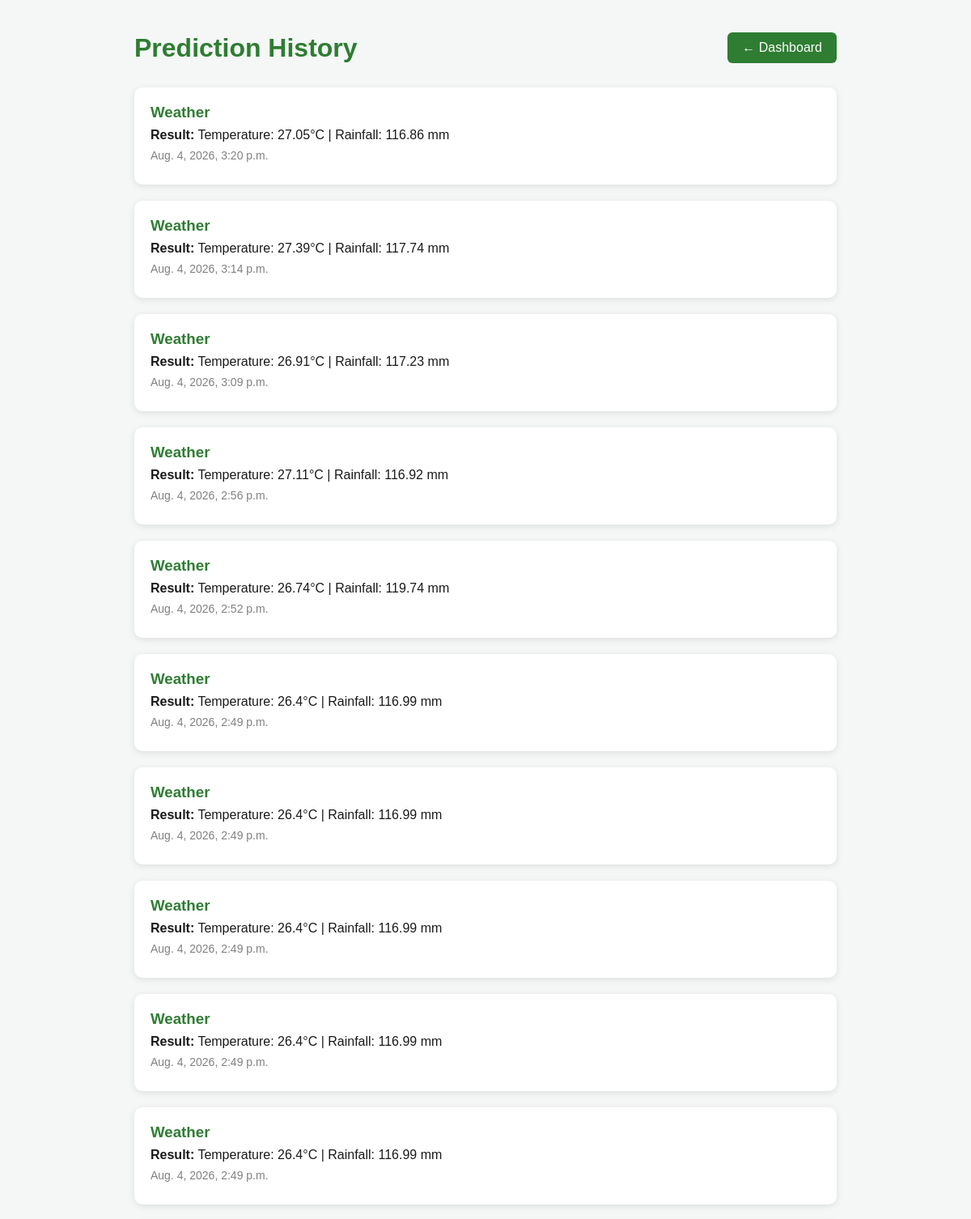
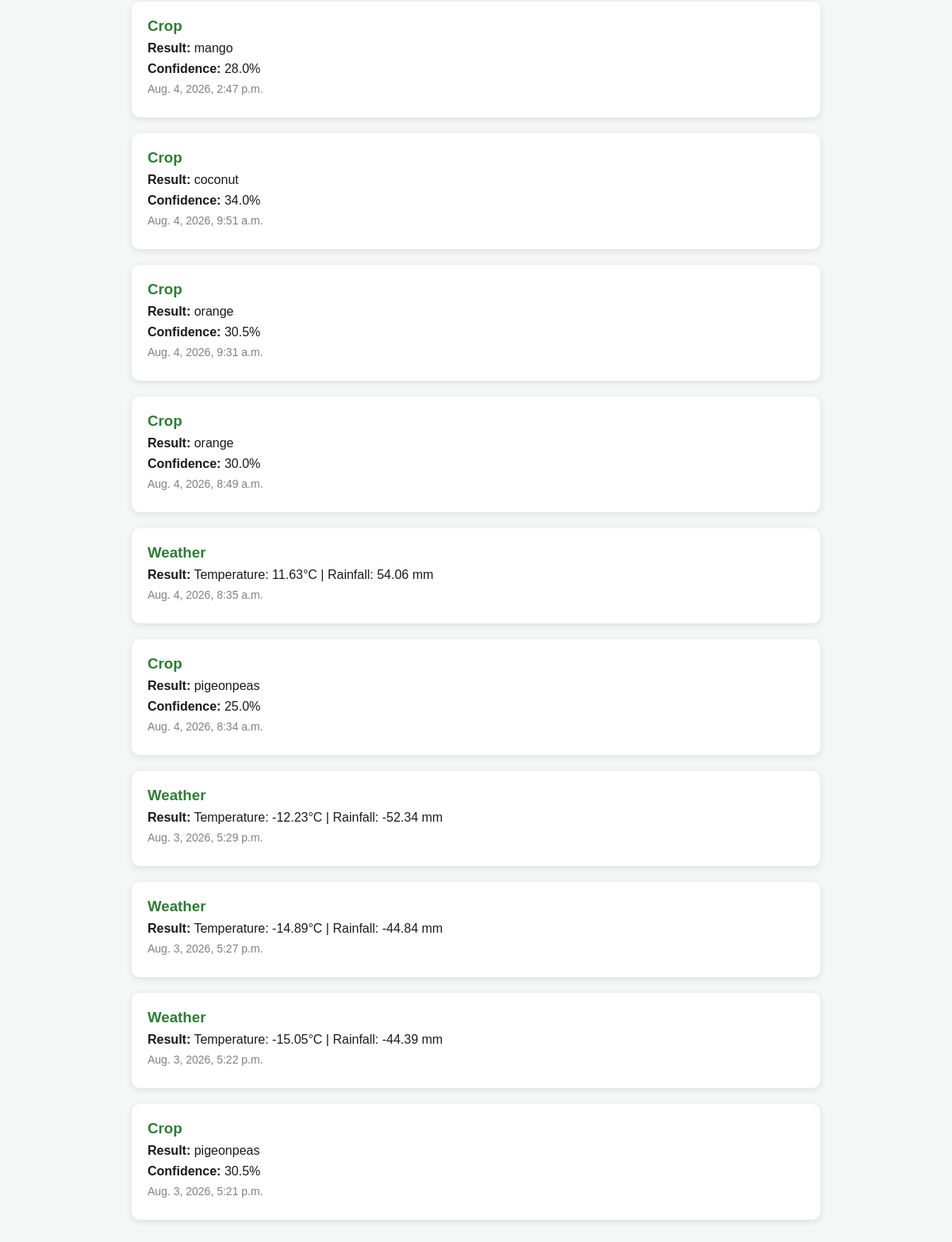
Page /dashboard/history/ (signed in) on the committed database (2 pictures, top to bottom).
### prediction/models.py (models this page shows, shortened)
class PredictionHistory(models.Model):
    PREDICTION_TYPES = [
        ("crop", "Crop"),
        ("weather", "Weather"),
    ]
    farmer = models.ForeignKey(
        Farmer,
        on_delete=models.CASCADE,
        related_name="predictions",
    )
    prediction_type = models.CharField(
        max_length=20,
        choices=PREDICTION_TYPES,
    )
    result = models.TextField()
    confidence = models.FloatField(
        null=True,
        blank=True,
    )
    created_at = models.DateTimeField(
        auto_now_add=True,
    )

### dashboard/views.py (the view)
# urls.py: path("history/", views.prediction_history, name="prediction_history"),
@login_required
def prediction_history(request):
    history = PredictionHistory.objects.filter(
        farmer=request.user.farmer
    ).order_by("-created_at")
    return render(
        request,
        "prediction_history.html",
        {
            "history": history,
        },
    )

### templates/prediction_history.html (shortened to what this page needs)
<!DOCTYPE html>
<html lang="en">
<head>
    {% load static %}
    <link rel="stylesheet" href="{% static 'css/style.css' %}">
</head>
<body>
<div class="container">
    <div class="header">
        <h1>Prediction History</h1>
        <a href="/dashboard/" class="back-btn">
            ← Dashboard
        </a>
    </div>
    {% if history %}
        {% for item in history %}
            <div class="history-card">
                <h3>{{ item.get_prediction_type_display }}</h3>
                <p><strong>Result:</strong> {{ item.result }}</p>
                {% if item.confidence %}
                    <p><strong>Confidence:</strong> {{ item.confidence }}%</p>
                {% endif %}
                <p class="date">
                    {{ item.created_at }}
                </p>
            </div>
        {% endfor %}
    {% endif %}
</div>
</body>
</html>

### static/css/style.css (style rules this page uses)
* { margin: 0; padding: 0; box-sizing: border-box; }
body { font-family: 'Segoe UI', sans-serif; background: linear-gradient(135deg, #e8f5e9 0%, #f1f8e9 25%, #e0f2f1 50%, #f9fbe7 75%, #e8f5e9 100%); background-attachment: fixed; color: #1a1a1a; min-height: 100vh; }
.container { max-width: 1100px; margin: 2rem auto; padding: 0 1rem; }

### templates/prediction_history.html (style rules this page uses)
body { background:#f4f7f6; font-family:Arial,Helvetica,sans-serif; margin:0; }
.container { width:90%; max-width:900px; margin:40px auto; }
.header { display:flex; justify-content:space-between; align-items:center; margin-bottom:30px; }
.header h1 { color:#2e7d32; margin:0; }
.back-btn { text-decoration:none; background:#2e7d32; color:white; padding:10px 18px; border-radius:6px; }
.history-card { background:white; padding:20px; margin-bottom:20px; border-radius:10px; box-shadow:0 2px 8px rgba(0,0,0,.1); }
.history-card h3 { margin:0; color:#2e7d32; }
.history-card p { margin:8px 0; }
.date { color:gray; font-size:14px; }

### rows in the picture
PredictionHistory: prediction_type "Weather", result "Temperature: 27.05°C | Rainfall: 116.86 mm", created_at "Aug. 4, 2026, 3:20 p.m."
PredictionHistory: prediction_type "Weather", result "Temperature: 27.39°C | Rainfall: 117.74 mm", created_at "Aug. 4, 2026, 3:14 p.m."
PredictionHistory: prediction_type "Weather", result "Temperature: 26.91°C | Rainfall: 117.23 mm", created_at "Aug. 4, 2026, 3:09 p.m."
PredictionHistory: prediction_type "Weather", result "Temperature: 27.11°C | Rainfall: 116.92 mm", created_at "Aug. 4, 2026, 2:56 p.m."
PredictionHistory: prediction_type "Weather", result "Temperature: 26.74°C | Rainfall: 119.74 mm", created_at "Aug. 4, 2026, 2:52 p.m."
PredictionHistory: prediction_type "Weather", result "Temperature: 26.4°C | Rainfall: 116.99 mm", created_at "Aug. 4, 2026, 2:49 p.m."
PredictionHistory: prediction_type "Weather", result "Temperature: 26.4°C | Rainfall: 116.99 mm", created_at "Aug. 4, 2026, 2:49 p.m."
PredictionHistory: prediction_type "Weather", result "Temperature: 26.4°C | Rainfall: 116.99 mm", created_at "Aug. 4, 2026, 2:49 p.m."
PredictionHistory: prediction_type "Weather", result "Temperature: 26.4°C | Rainfall: 116.99 mm", created_at "Aug. 4, 2026, 2:49 p.m."
PredictionHistory: prediction_type "Weather", result "Temperature: 26.4°C | Rainfall: 116.99 mm", created_at "Aug. 4, 2026, 2:49 p.m."
PredictionHistory: prediction_type "Crop", result "mango", confidence "28.0", created_at "Aug. 4, 2026, 2:47 p.m."
PredictionHistory: prediction_type "Crop", result "coconut", confidence "34.0", created_at "Aug. 4, 2026, 9:51 a.m."
PredictionHistory: prediction_type "Crop", result "orange", confidence "30.5", created_at "Aug. 4, 2026, 9:31 a.m."
PredictionHistory: prediction_type "Crop", result "orange", confidence "30.0", created_at "Aug. 4, 2026, 8:49 a.m."
PredictionHistory: prediction_type "Weather", result "Temperature: 11.63°C | Rainfall: 54.06 mm", created_at "Aug. 4, 2026, 8:35 a.m."
PredictionHistory: prediction_type "Crop", result "pigeonpeas", confidence "25.0", created_at "Aug. 4, 2026, 8:34 a.m."
PredictionHistory: prediction_type "Weather", result "Temperature: -12.23°C | Rainfall: -52.34 mm", created_at "Aug. 3, 2026, 5:29 p.m."
PredictionHistory: prediction_type "Weather", result "Temperature: -14.89°C | Rainfall: -44.84 mm", created_at "Aug. 3, 2026, 5:27 p.m."
PredictionHistory: prediction_type "Weather", result "Temperature: -15.05°C | Rainfall: -44.39 mm", created_at "Aug. 3, 2026, 5:22 p.m."
PredictionHistory: prediction_type "Crop", result "pigeonpeas", confidence "30.5", created_at "Aug. 3, 2026, 5:21 p.m."
